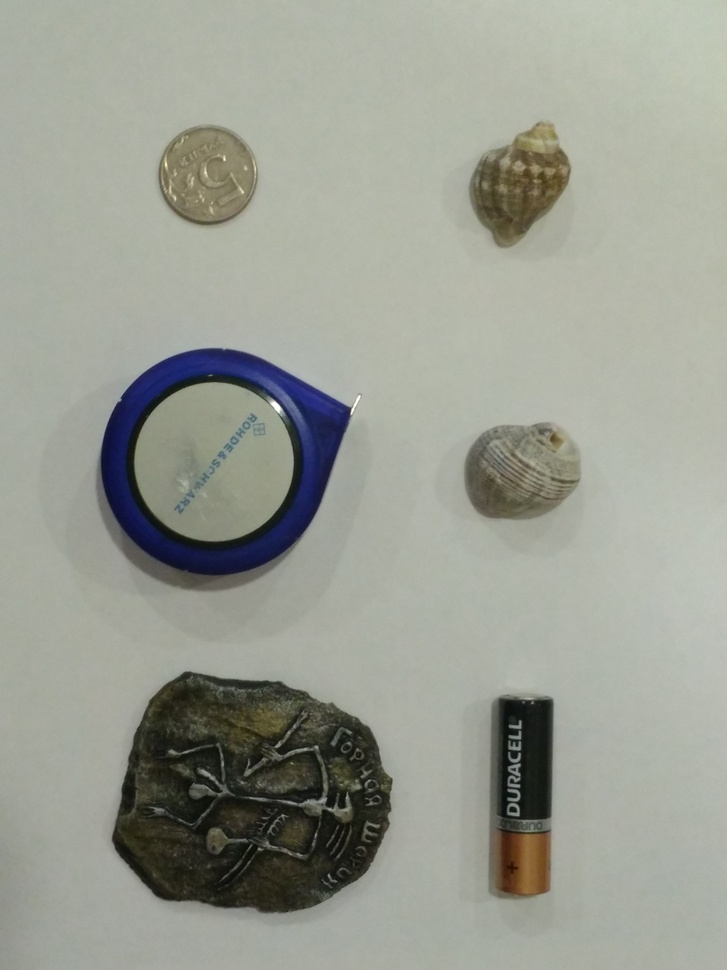
#> input picture pencils/images/img (1).jpg, 727 x 970 px, shrunk from 3120 x 4160 before the run, given in place of the camera
$ python main.py
#> lines starting #> are read from the running program, lines starting #| are printed output that depends on the picture; after the words box and inside, x2 and y2 are one past the last pixel; in counts of white or black regions, pixels touching at a corner belong together
import cv2
import numpy as np
import json
import os
import random

cv2.namedWindow("Camera", cv2.WINDOW_NORMAL)
cv2.namedWindow("Mask", cv2.WINDOW_NORMAL)

capture = cv2.VideoCapture(0)
capture.set(cv2.CAP_PROP_AUTO_EXPOSURE, 3)
capture.set(cv2.CAP_PROP_AUTO_EXPOSURE, 1)
capture.set(cv2.CAP_PROP_EXPOSURE, 1000)


def get_color(image):
    x, y, w, h = cv2.selectROI("Color selection", image)
    x, y, w, h = int(x), int(y), int(w), int(h)
    roi = image[y : y + h, x : x + w]
    color = (np.median(roi[:, :, 0]), np.median(roi[:, :, 1]), np.median(roi[:, :, 2]))
    cv2.destroyWindow("Color selection")
    return color


def get_ball(image, color):
    lower = (np.max([0, color[0] - 5]), color[1] * 0.8, color[2] * 0.8)
    upper = (color[0] + 5, 255, 255)
    mask = cv2.inRange(image, lower, upper)
    mask = cv2.erode(mask, None, iterations=2)
    mask = cv2.dilate(mask, None, iterations=2)
    contours, _ = cv2.findContours(mask, cv2.RETR_EXTERNAL, cv2.CHAIN_APPROX_SIMPLE)

    if len(contours) > 0:
        contour = max(contours, key=cv2.contourArea)
        (x, y), radius = cv2.minEnclosingCircle(contour)
        return True, (int(x), int(y), int(radius), mask)
    return False, (-1, -1, -1, np.array([]))


def get_sorted_balls(hsv, color_dict):
    balls = []
    for key, color in color_dict.items():
        retr, (x, y, r, _) = get_ball(hsv, color)
        if retr:
            balls.append((key, x, y))
    return balls


def check_horizontal_order(balls, guess):
    balls_sorted = sorted(balls, key=lambda b: b[1])
    sequence = "".join(b[0] for b in balls_sorted)
    return sequence == "".join(guess)


def check_square_order(balls, guess):
    balls_sorted = sorted(balls, key=lambda b: (b[2], b[1]))
    sequence = "".join(b[0] for b in balls_sorted)
    return sequence == "".join(guess)


file_name = "settings.json"
if os.path.exists(file_name):
    base_colors = json.load(open(file_name, "r"))
#> (reads balls/settings.json from the repository)
else:
    base_colors = {}

game_started = False
guess_colors = []

while capture.isOpened():
    ret, frame = capture.read()
#> frame is the input picture: shape (970, 727, 3); mean B, G, R 146.8, 157.2, 154.3
    key = chr(cv2.waitKey(1) & 0xFF)
#> (key Esc is pressed here)
    blurred = cv2.GaussianBlur(frame, (7, 7), 0)
    hsv = cv2.cvtColor(blurred, cv2.COLOR_BGR2HSV)
#> hsv: shape (970, 727, 3); mean H, S, V 41.1, 27.2, 158.8

    if key in "123":
        color = get_color(hsv)
        base_colors[key] = color

    if key == "q":
        break
    for key in base_colors:
        retr, (x, y, radius, mask) = get_ball(hsv, base_colors[key])
        if retr:
            cv2.imshow("Mask", mask)
            cv2.circle(frame, (x, y), radius, (255, 0, 255), 2)
#> this loop made 3 passes
#> (retr, x, y, radius) on passes 1 to 2: (False, -1, -1, -1), (False, -1, -1, -1)
#> (x, y, radius, retr) on pass 3: (520, 861, 41, True)
#> pass 3, in get_ball (call 3), `mask = cv2.inRange(image, lower, upper)`:
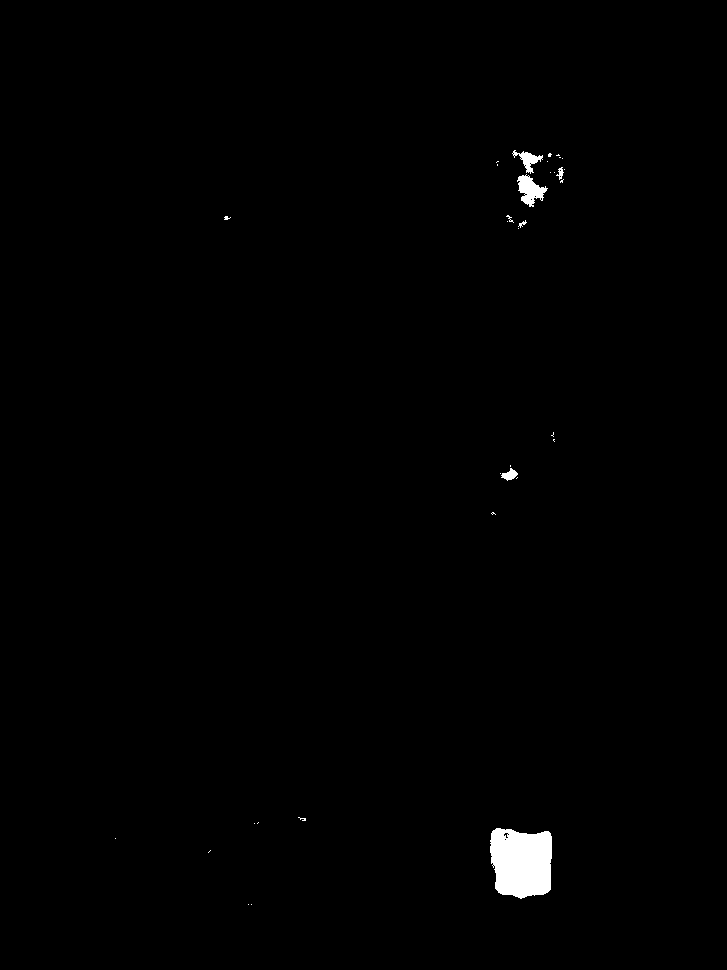
#> mask: shape (970, 727); 0.68% white; 34 white regions (27 under 20 px), largest, box (x1, y1, x2, y2) and area: (490, 828, 552, 899) 3710, (517, 174, 548, 207) 526, (512, 150, 543, 174) 272
#> pass 3, in get_ball (call 3), `mask = cv2.erode(mask, None, iterations=2)`:
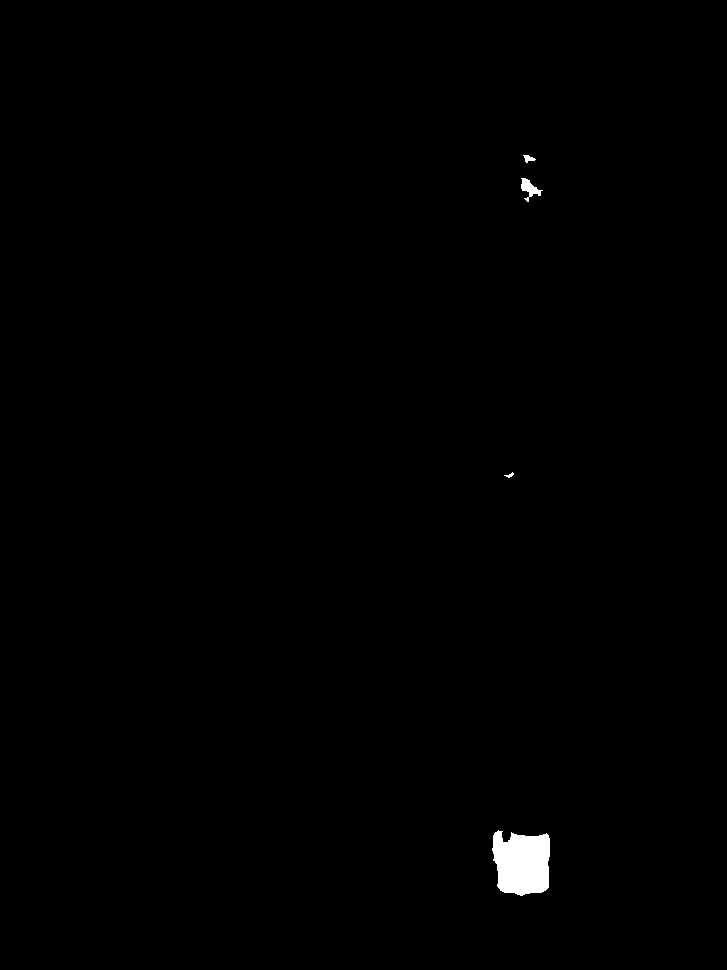
#> mask: shape (970, 727); 0.48% white; 4 white regions, box (x1, y1, x2, y2) and area: (492, 830, 550, 896) 3093, (521, 178, 543, 202) 220, (523, 155, 536, 163) 57, (504, 472, 514, 478) 26
#> after the loop:
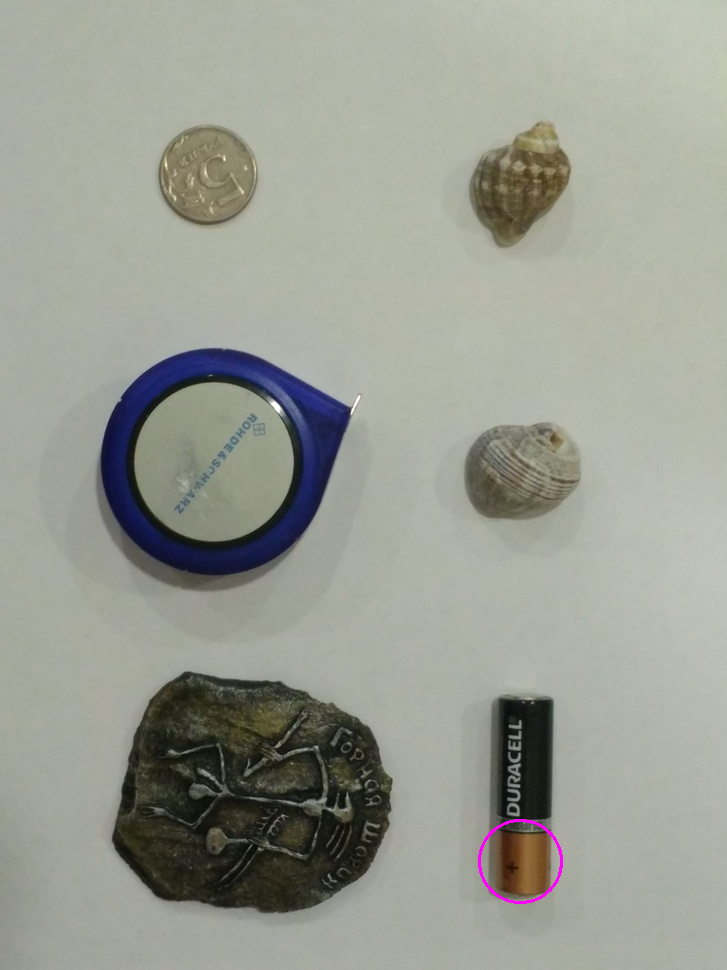
#> frame: shape (970, 727, 3); 0.11% of pixels changed, all inside (x1, y1, x2, y2) = (478, 819, 563, 904)
    if len(base_colors) == 3:
        if not game_started:
            guess_colors = list(base_colors)
            random.shuffle(guess_colors)
            game_started = True
        else:
            for key in base_colors:
                retr, (x, y, radius, mask) = get_ball(hsv, base_colors[key])
                if retr:
                    cv2.imshow("Mask", mask)
                    cv2.circle(frame, (x, y), radius, (255, 0, 255), 2)

            if len(base_colors) in [3, 4]:
                if not game_started:
                    guess_colors = list(base_colors.keys())
                    random.shuffle(guess_colors)
                    game_started = True
                else:
                    detected_balls = get_sorted_balls(hsv, base_colors)
                    if len(detected_balls) == len(guess_colors):
                        if len(guess_colors) == 3 and check_horizontal_order(
                            detected_balls, guess_colors
                        ):
                            cv2.putText(
                                frame,
                                "Отгадал!",
                                (200, 50),
                                cv2.FONT_HERSHEY_SIMPLEX,
                                1.0,
                                (0, 255, 0),
                                3,
                            )
                        elif len(guess_colors) == 4 and check_square_order(
                            detected_balls, guess_colors
                        ):
                            cv2.putText(
                                frame,
                                "Отгадал!",
                                (200, 50),
                                cv2.FONT_HERSHEY_SIMPLEX,
                                1.0,
                                (0, 255, 0),
                                3,
                            )

    cv2.putText(
        frame,
        f"Game started = {game_started}",
        (10, 20),
        cv2.FONT_HERSHEY_SIMPLEX,
        0.7,
        (255, 0, 0),
    )
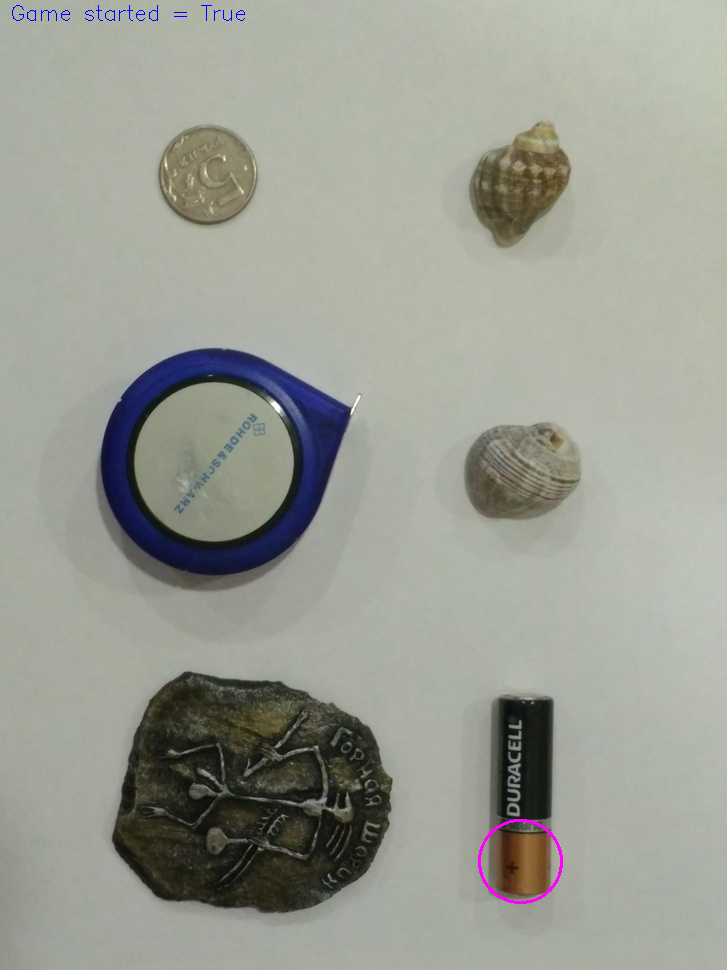
#> frame: shape (970, 727, 3); 0.07% of pixels changed, all inside (x1, y1, x2, y2) = (12, 5, 245, 21)
    cv2.imshow("Camera", frame)


capture.release()
cv2.destroyAllWindows()

json.dump(base_colors, open(file_name, "w"))
